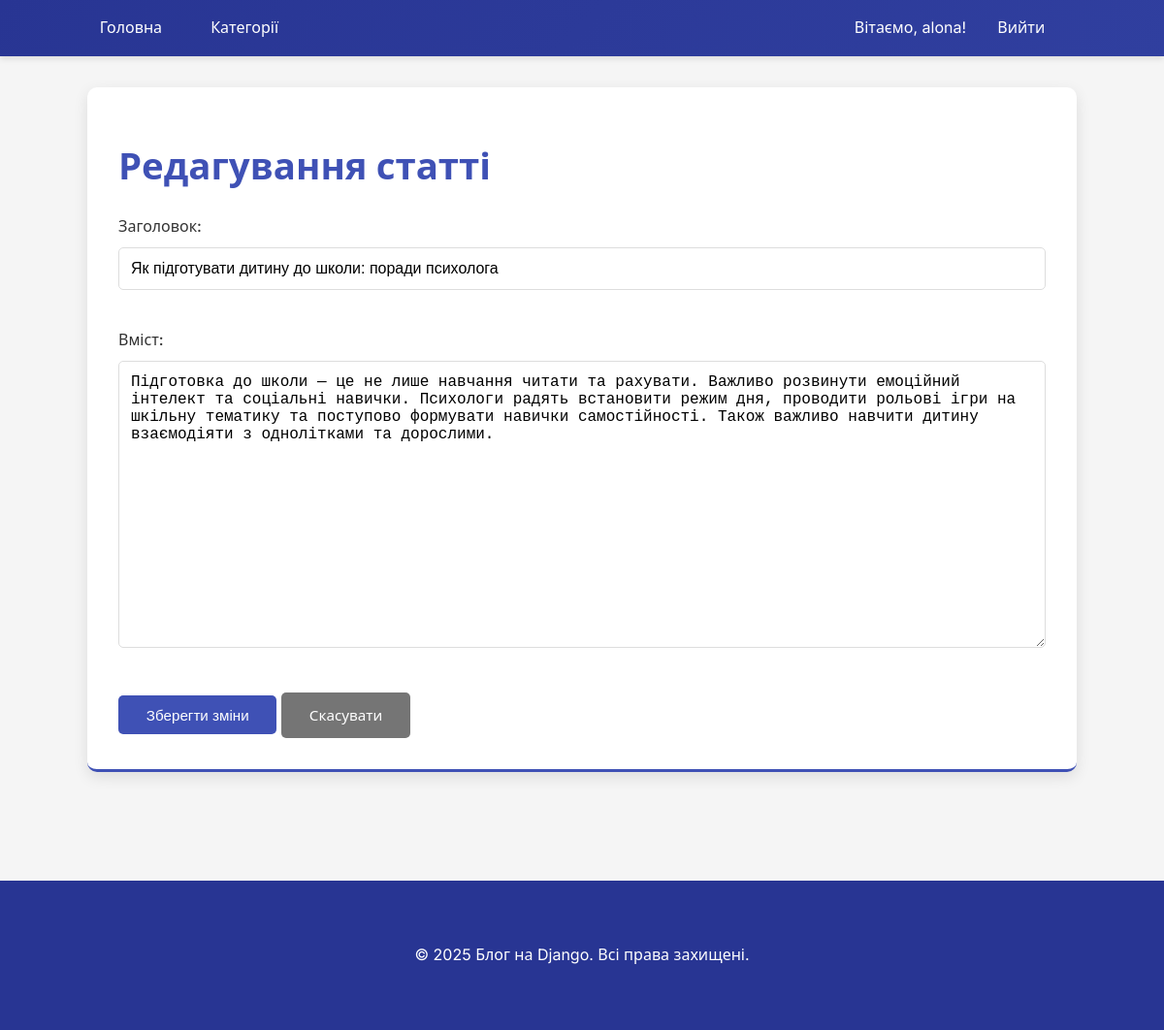
Screenshot of /post/yak-pidgotuvati-ditinu-do-shkoli-poradi-psihologa/edit/ (signed in) with the database file from the repository.
### blog/models.py (models this page shows, shortened)
class Post(models.Model):
    title = models.CharField(max_length=200, verbose_name="Заголовок")
    slug = models.SlugField(unique=True, blank=True)
    author = models.ForeignKey(User, on_delete=models.CASCADE, verbose_name="Автор")
    content = models.TextField(verbose_name="Вміст")
    excerpt = models.TextField(blank=True, verbose_name="Короткий опис")
    category = models.ForeignKey(Category, on_delete=models.CASCADE,
                                 related_name='posts', verbose_name="Категорія")
    published = models.BooleanField(default=False, verbose_name="Опубліковано")
    created_at = models.DateTimeField(auto_now_add=True, verbose_name="Дата створення")
    updated_at = models.DateTimeField(auto_now=True, verbose_name="Дата оновлення")
    class Meta:
        verbose_name = "Стаття"
        verbose_name_plural = "Статті"
        ordering = ['-created_at']

### blog/views.py (the view)
# urls.py: path('post/<slug:slug>/edit/', views.edit_post, name='edit_post'),
@login_required
def edit_post(request, slug):
    post = get_object_or_404(Post, slug=slug)
    if request.user != post.author and not request.user.is_staff:
        return redirect('post_detail', slug=slug)
    if request.method == 'POST':
        post.title = request.POST.get('title', post.title)
        post.content = request.POST.get('content', post.content)
        post.save()
        return redirect('post_detail', slug=post.slug)
    context = {
        'post': post,
    }
    return render(request, 'blog/edit_post.html', context)

### templates/blog/edit_post.html (shortened to what this page needs)
{% extends 'blog/base.html' %}
{% block content %}
    <div class="post-item">
        <h1>Редагування статті</h1>
        <form method="post">
            <div style="margin-bottom: 20px;">
                <label for="title" style="display: block; margin-bottom: 8px; font-weight: 500;">Заголовок:</label>
                <input type="text" id="title" name="title" value="{{ post.title }}" style="width: 100%; padding: 12px; border-radius: 5px; border: 1px solid #ddd;" required>
            </div>
            <div style="margin-bottom: 20px;">
                <label for="content" style="display: block; margin-bottom: 8px; font-weight: 500;">Вміст:</label>
                <textarea id="content" name="content" rows="15" style="width: 100%; padding: 12px; border-radius: 5px; border: 1px solid #ddd;" required>{{ post.content }}</textarea>
            </div>
            <div>
                <button type="submit" class="btn">Зберегти зміни</button>
                <a href="{% url 'post_detail' post.slug %}" class="btn" style="background: #757575;">Скасувати</a>
            </div>
        </form>
    </div>
{% endblock %}

### templates/blog/base.html (shortened to what this page needs)
{% load static %}
<!DOCTYPE html>
<html lang="uk">
<head>
    <link rel="stylesheet" type="text/css" href="{% static 'css/styles.css' %}">
</head>
<body>
    <header>
        <nav>
            <div>
                <a href="{% url 'post_list' %}">Головна</a>
                <a href="{% url 'category_list' %}">Категорії</a>
            </div>
            <div>
                {% if user.is_authenticated %}
                    <span style="color: white; margin-right: 15px;">Вітаємо, {{ user.username }}!</span>
                    <a href="{% url 'logout' %}">Вийти</a>
                {% else %}
                    <a href="{% url 'login' %}">Увійти</a>
                {% endif %}
            </div>
        </nav>
    </header>
    <div class="container">
        {% block content %}
        {% endblock %}
    </div>
    <footer style="background: #283593; color: white; text-align: center; padding: 1rem 0; margin-top: 3rem;">
        <div class="container">
            <p>&copy; 2025 Блог на Django. Всі права захищені.</p>
        </div>
    </footer>
</body>
</html>

### static/css/styles.css (style rules this page uses)
:root { --primary-color: #3f51b5; --primary-dark: #303f9f; --primary-light: #c5cae9; --accent-color: #ff4081; --text-color: #333; --text-light: #757575; --background-color: #f5f5f5; --card-color: #fff; --header-color: #283593; --shadow-color: rgba(0, 0, 0, 0.1); }
body { font-family: 'Inter', 'Segoe UI', Roboto, Oxygen, Ubuntu, sans-serif; line-height: 1.6; margin: 0; padding: 0; background-color: var(--background-color); color: var(--text-color); }
.container { width: 85%; max-width: 1200px; margin: 0 auto; padding: 2rem 0; }
header { background: linear-gradient(135deg, var(--header-color) 0%, var(--primary-dark) 100%); color: white; padding: 1rem 0; box-shadow: 0 3px 6px var(--shadow-color); position: sticky; top: 0; z-index: 1000; }
nav { display: flex; justify-content: space-between; align-items: center; width: 85%; max-width: 1200px; margin: 0 auto; padding: 0 20px; }
nav a { color: white; text-decoration: none; margin-right: 20px; font-weight: 500; transition: all 0.3s ease; padding: 0.5rem 0.8rem; border-radius: 4px; }
h1, h2, h3 { color: var(--primary-color); line-height: 1.3; }
h1 { font-size: 2.4rem; margin-bottom: 1.5rem; font-weight: 700; }
.post-item { background: var(--card-color); margin-bottom: 2rem; padding: 2rem; border-radius: 10px; box-shadow: 0 5px 15px var(--shadow-color); transition: transform 0.3s ease, box-shadow 0.3s ease; position: relative; overflow: hidden; border-bottom: 3px solid var(--primary-color); }
.btn { display: inline-block; padding: 0.7rem 1.8rem; background: var(--primary-color); color: white; text-decoration: none; border-radius: 5px; border: none; cursor: pointer; transition: all 0.3s ease; font-size: 0.95rem; font-weight: 500; text-align: center; }
input[type="text"], input[type="password"], textarea { width: 100%; padding: 0.8rem 1rem; margin-bottom: 1.2rem; border: 1px solid #ddd; border-radius: 5px; font-size: 1rem; transition: all 0.3s ease; box-sizing: border-box; }
label { display: block; margin-bottom: 0.5rem; font-weight: 500; color: var(--text-color); }

### rows the page displays
Post: title "Як підготувати дитину до школи: поради психолога", content "Підготовка до школи — це не лише навчання читати та рахувати. Важливо розвинути емоційний інтелект та соціальні навички. Психологи радять встановити режим дня, проводити рольові ігри на шкільну тематику та поступово формувати навички самостійності. Також важливо навчити дитину взаємодіяти з однолітками та дорослими."

### other values shown
{{ user.username }} "alona"
